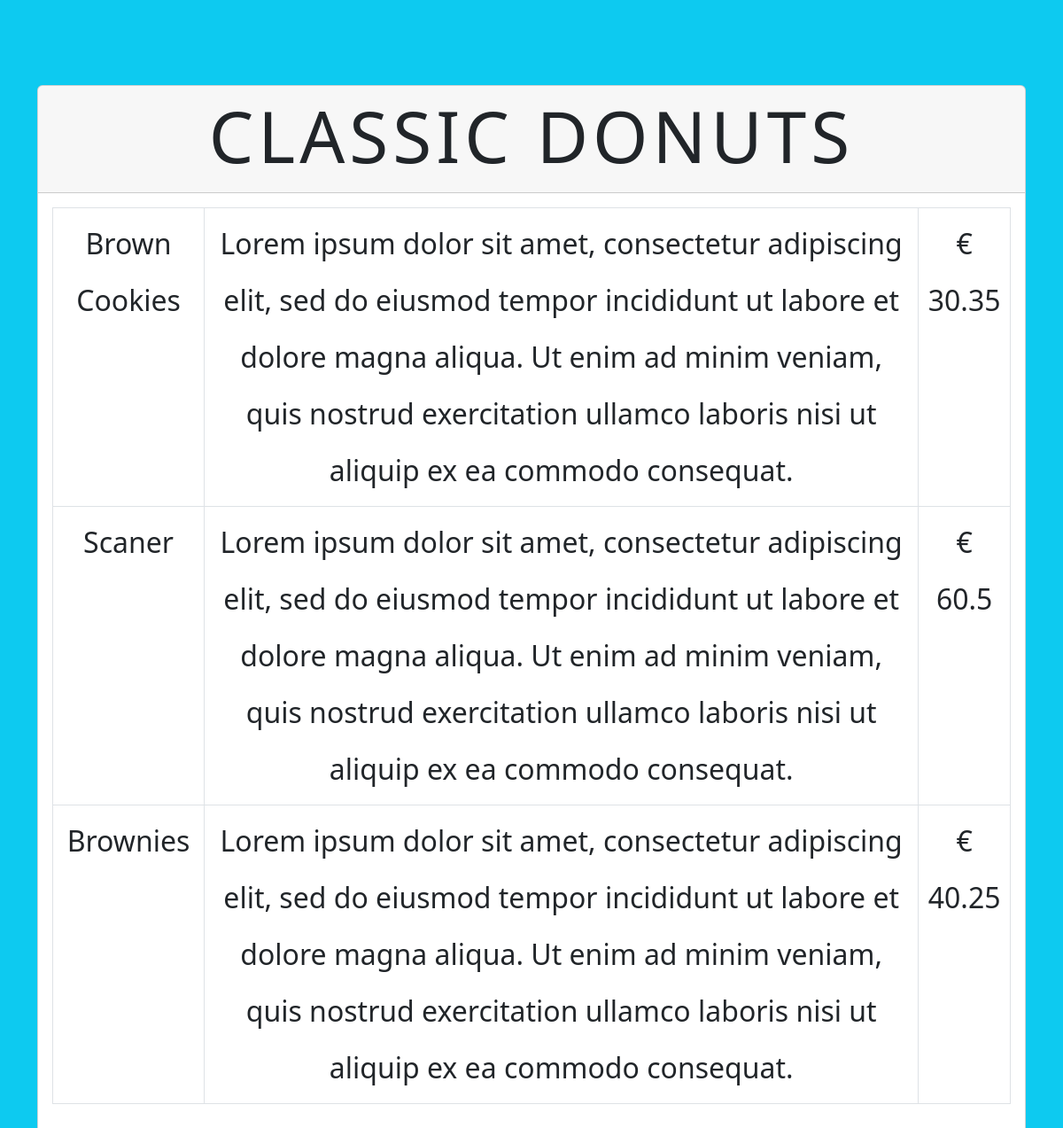
Page /FRONTEND_DISPLAY/root/pages/display_classic.php on the earlier database version.
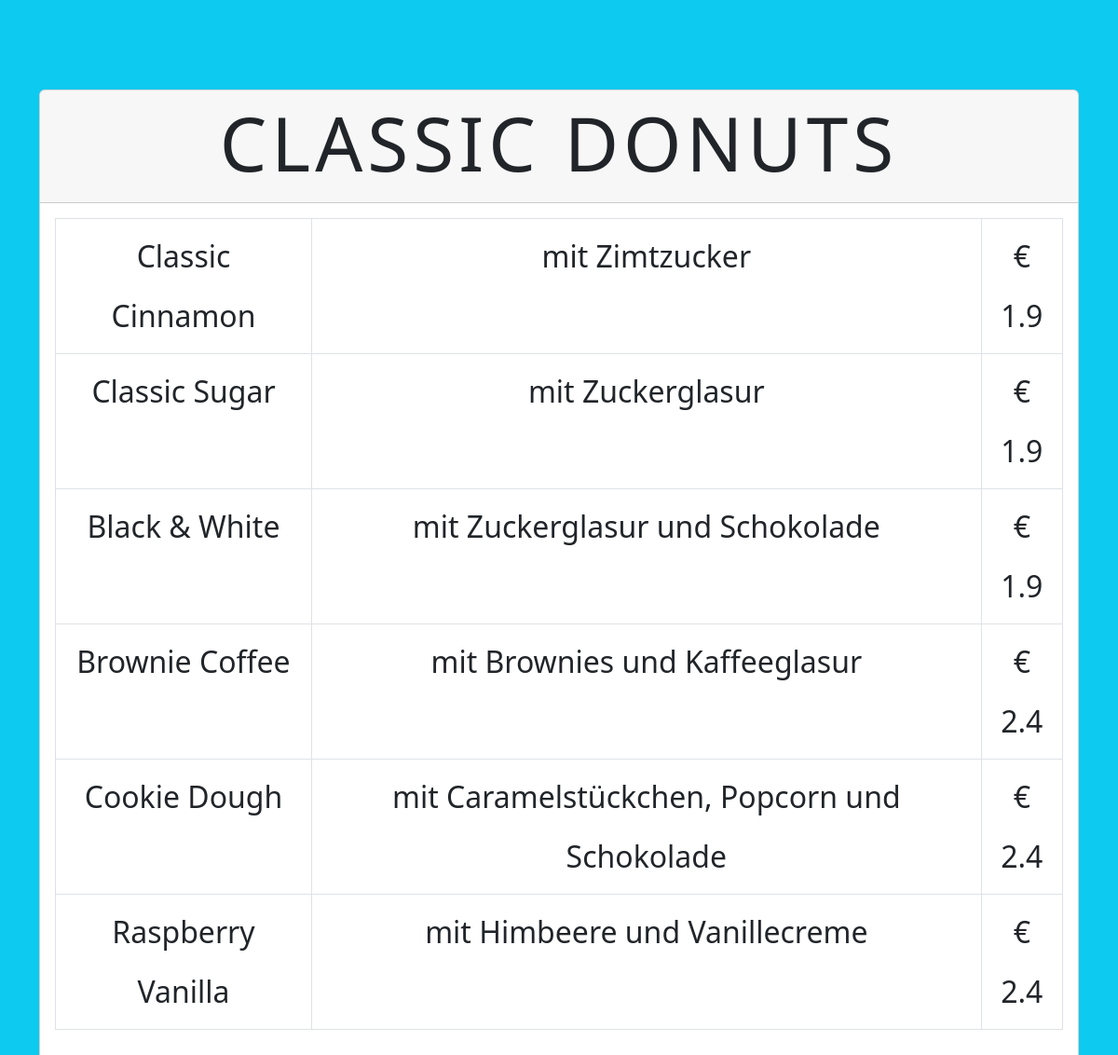
Same page on the later database version.
### tables this page shows
CREATE TABLE `products` (
  `id` int(11) NOT NULL,
  `category` varchar(225) NOT NULL,
  `name` varchar(225) NOT NULL,
  `price` float NOT NULL,
  `quantity` int(11) NOT NULL,
  `unit` varchar(225) NOT NULL,
  `image` varchar(225) NOT NULL,
  `description` varchar(1000) NOT NULL,
  `date` date NOT NULL,
  `status` varchar(225) NOT NULL,
  `sorting` varchar(100) NOT NULL
);

### FRONTEND_DISPLAY/root/pages/display_classic.php (the view, shortened to what this page needs)
<?php
require_once('../../db/db.php');
$query = "SELECT * FROM products";
$result = mysqli_query($connection, $query);
?>
<!DOCTYPE html>
<html lang="en">
<head>
    <link rel="stylesheet" href="../../css/style.css">
    <link rel="stylesheet" href="../../../lib/bootstrap/bootstrap.min.css">
</head>
<body class="bg-info">
    <div class="container">
        <div class="row mt-5">
            <div class="col">
                <div class="card mt-5">
                    <div class="card-header">
                        <h2 class="display-1 text-center" style="text-transform: uppercase; letter-spacing: 5px;"> Classic Donuts</h2>
                    </div>
                    <div class="card-body">
                        <table class="table table-bordered text-center">
                            <tr>
                                <?php
                                    while($row = mysqli_fetch_assoc($result)) { ?>
                                <td class="fs-2 lh-lg"><?php echo $row['name']?></td>
                                <td class="fs-2 lh-lg"><?php echo $row['description']?></td>
                                <td class="fs-2 lh-lg">€ <?php echo $row['price']?></td>
                            </tr>
                                <?php
                                    }
                                ?>
                        </table>
                    </div>
                </div>
            </div>
        </div>
    </div>

Differences in the rows shown:
removed products: name "Brown Cookies", description "Lorem ipsum dolor sit amet, consectetur adipiscing elit, sed do eiusmod tempor incididunt ut labore et dolore magna aliqua. Ut enim ad minim veniam, quis nostrud exercitation ullamco laboris nisi ut aliquip ex ea commodo consequat.", price "30.35"
removed products: name "Scaner", description "Lorem ipsum dolor sit amet, consectetur adipiscing elit, sed do eiusmod tempor incididunt ut labore et dolore magna aliqua. Ut enim ad minim veniam, quis nostrud exercitation ullamco laboris nisi ut aliquip ex ea commodo consequat.", price "60.5"
removed products: name "Brownies", description "Lorem ipsum dolor sit amet, consectetur adipiscing elit, sed do eiusmod tempor incididunt ut labore et dolore magna aliqua. Ut enim ad minim veniam, quis nostrud exercitation ullamco laboris nisi ut aliquip ex ea commodo consequat.", price "40.25"
added products: name "Classic Cinnamon", description "mit Zimtzucker", price "1.9"
added products: name "Classic Sugar", description "mit Zuckerglasur", price "1.9"
added products: name "Black & White", description "mit Zuckerglasur und Schokolade", price "1.9"
added products: name "Brownie Coffee", description "mit Brownies und Kaffeeglasur", price "2.4"
added products: name "Cookie Dough", description "mit Caramelstückchen, Popcorn und Schokolade", price "2.4"
added products: name "Raspberry Vanilla", description "mit Himbeere und Vanillecreme", price "2.4"
